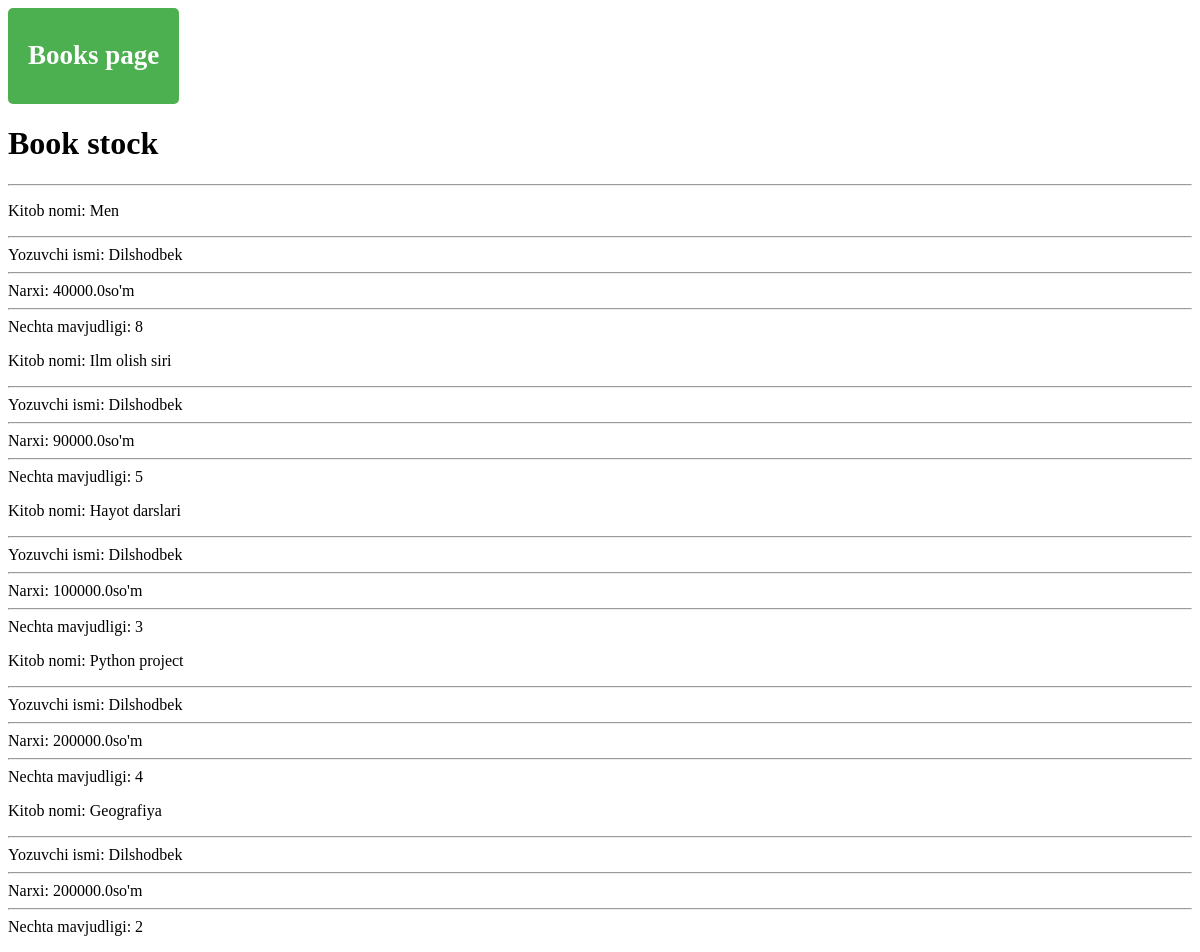
The page /like/ on the database as committed earlier.
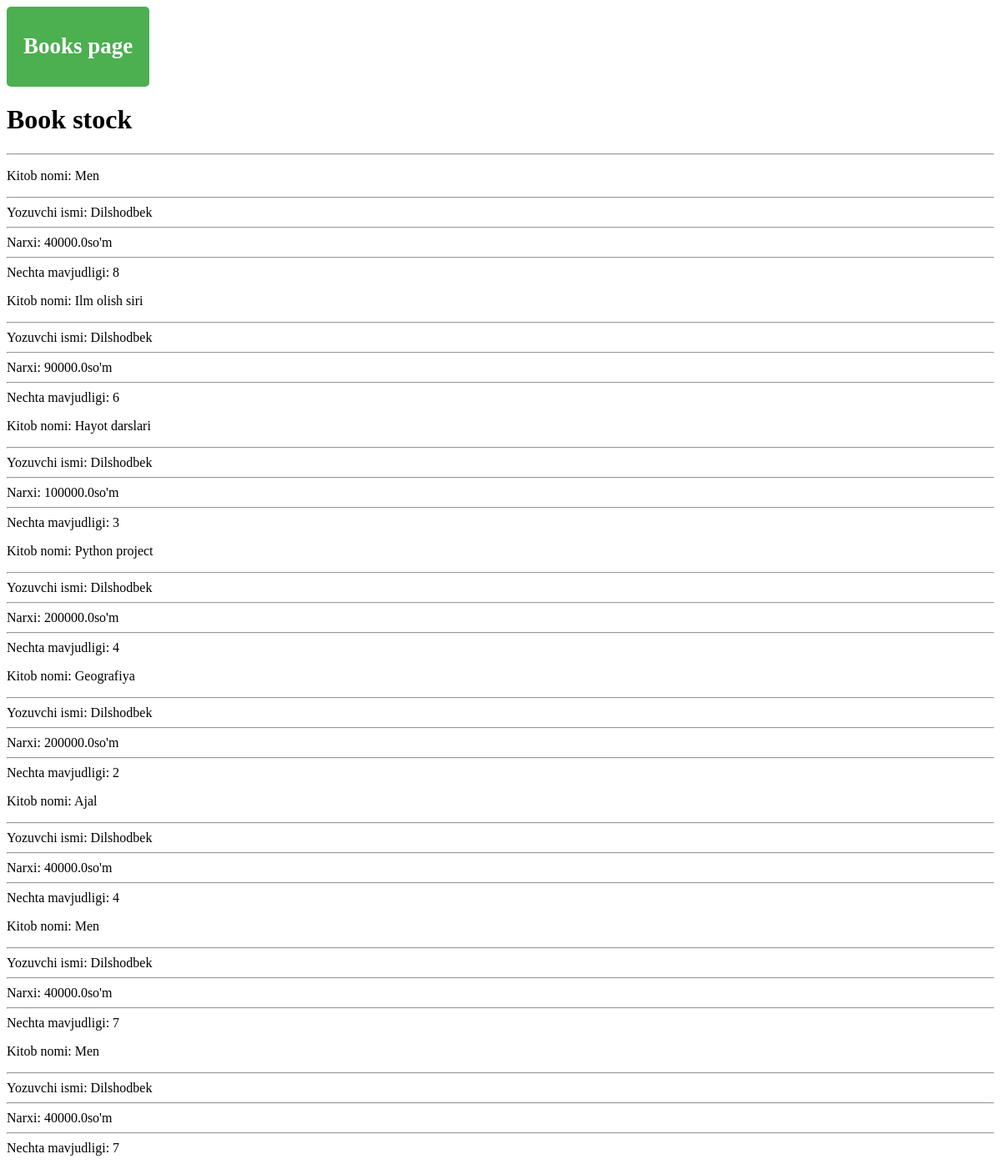
The same page on the database as committed later.
### book_shop/models.py (models this page shows, shortened)
class Book(models.Model):
    title = models.CharField(max_length=255)
    author = models.ForeignKey(Author, on_delete=models.SET_NULL, null=True )
    price = models.FloatField()
    stock = models.PositiveIntegerField()

class Author(models.Model):
    name = models.CharField(max_length=255)
    birth_year = models.PositiveSmallIntegerField()

### book_shop/views.py (the view)
# urls.py: path('like/', book_of_author),
def book_of_author(request):
    like = Author.objects.filter(name__contains="bek")
    books=[]
    for i in like:
        books.append(Book.objects.filter(author=i))
    context = {
        'like': like,
        'books':books[0]
    }
    return render(request, 'book_of_author.html', context)

### templates/book_of_author.html (shortened to what this page needs)
<!DOCTYPE html>
<html lang="en">
<head>
    <a href="/books/" class="btn-link"><h2>Books page</h2></a>
</head>
<body>
<h1>Book stock</h1>
<hr>
{% for book in books %}
<p> Kitob nomi: {{book.title}}
<hr>
    Yozuvchi ismi: {{book.author.name}}
<hr>
    Narxi: {{book.price}}so'm
<hr>
    Nechta mavjudligi: {{book.stock}} </p>
{% endfor %}
</body>
</html>

### templates/book_of_author.html (style rules this page uses)
.btn-link { display: inline-block; padding: 10px 20px; font-size: 18px; background-color: #4CAF50; color: white; text-decoration: none; border: none; border-radius: 5px; cursor: pointer; transition: background-color 0.3s ease; }

Rows that differ between the two databases and show on the page:
changed Book "Ilm olish siri": stock "5" → "6"
added Book: title "Ajal", author.name "Dilshodbek", price "40000.0", stock "4"
added Book: title "Men", author.name "Dilshodbek", price "40000.0", stock "7"
added Book: title "Men", author.name "Dilshodbek", price "40000.0", stock "7"
